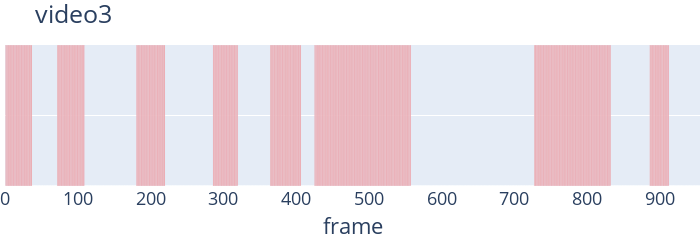

The cell this chart's notebook holds for it:
### Code cell
show_label_distribution(df, 'video3')

### Figure 1 — Plotly figure (JSON) as saved in the notebook; plotly's stock layout.template omitted (floating-point values rounded to 4 significant figures; data arrays with more than 128 entries replaced by an {"elided": "..."} marker saying what was removed)
{"data": [{"marker": {"color": {"elided": "956 str values"}}, "type": "bar", "x": {"elided": "956 int values"}, "y": {"elided": "956 int values"}}], "layout": {"font": {"size": 18}, "height": 200, "margin": {"b": 0, "l": 0, "r": 0, "t": 45}, "title": {"text": "video3"}, "width": 700, "xaxis": {"title": {"text": "frame"}}, "yaxis": {"range": [0, 1], "showticklabels": false}}}
